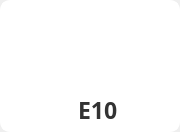
<?xml version="1.0" encoding="UTF-8"?>
<ui version="4.0">
 <class>SampleStateItem</class>
 <widget class="QWidget" name="SampleStateItem">
  <property name="geometry">
   <rect>
    <x>0</x>
    <y>0</y>
    <width>180</width>
    <height>132</height>
   </rect>
  </property>
  <property name="windowTitle">
   <string>Form</string>
  </property>
  <widget class="QPushButton" name="pushButton">
   <property name="geometry">
    <rect>
     <x>0</x>
     <y>0</y>
     <width>180</width>
     <height>132</height>
    </rect>
   </property>
   <property name="styleSheet">
    <string notr="true">width: 180px;
height: 132px;
background: #FFFFFF;
border-radius: 10px;
border: 3px solid #FFFFFF;</string>
   </property>
   <property name="text">
    <string/>
   </property>
  </widget>
  <widget class="QWidget" name="widget_image" native="true">
   <property name="geometry">
    <rect>
     <x>77</x>
     <y>30</y>
     <width>27</width>
     <height>51</height>
    </rect>
   </property>
   <property name="styleSheet">
    <string notr="true">image: url(:/suzhou/tube_testing.png);</string>
   </property>
  </widget>
  <widget class="QLabel" name="lab_position">
   <property name="geometry">
    <rect>
     <x>78</x>
     <y>100</y>
     <width>40</width>
     <height>19</height>
    </rect>
   </property>
   <property name="styleSheet">
    <string notr="true">width: 25px;
height: 19px;
font-family: PingFang SC;
font-weight: 500;
font-size: 23px;
color: #333333;
line-height: 34px;</string>
   </property>
   <property name="text">
    <string>E10</string>
   </property>
  </widget>
  <widget class="QWidget" name="widget_state" native="true">
   <property name="geometry">
    <rect>
     <x>130</x>
     <y>2</y>
     <width>50</width>
     <height>33</height>
    </rect>
   </property>
   <property name="styleSheet">
    <string notr="true">image: url(:/suzhou/tube_expType_Q.png);</string>
   </property>
  </widget>
 </widget>
 <resources/>
 <connections/>
</ui>
